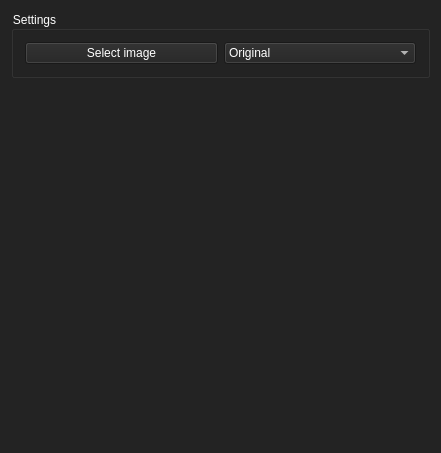
<?xml version="1.0" encoding="UTF-8"?>
<ui version="4.0">
 <class>MainWindow</class>
 <widget class="QMainWindow" name="MainWindow">
  <property name="geometry">
   <rect>
    <x>0</x>
    <y>0</y>
    <width>441</width>
    <height>453</height>
   </rect>
  </property>
  <property name="windowTitle">
   <string>Edge detection</string>
  </property>
  <property name="autoFillBackground">
   <bool>false</bool>
  </property>
  <property name="styleSheet">
   <string notr="true"/>
  </property>
  <widget class="QWidget" name="centralWidget">
   <property name="styleSheet">
    <string notr="true">background-color: #232323; color: white</string>
   </property>
   <layout class="QVBoxLayout" name="verticalLayout">
    <item>
     <widget class="QGroupBox" name="groupBox">
      <property name="title">
       <string>Settings</string>
      </property>
      <layout class="QHBoxLayout" name="horizontalLayout_2">
       <item>
        <widget class="QPushButton" name="pushButton">
         <property name="text">
          <string>Select image</string>
         </property>
        </widget>
       </item>
       <item>
        <widget class="QComboBox" name="comboBox">
         <property name="layoutDirection">
          <enum>Qt::LeftToRight</enum>
         </property>
         <property name="currentText">
          <string>Original</string>
         </property>
         <property name="currentIndex">
          <number>0</number>
         </property>
         <item>
          <property name="text">
           <string>Original</string>
          </property>
         </item>
         <item>
          <property name="text">
           <string>Canny</string>
          </property>
         </item>
         <item>
          <property name="text">
           <string>Sobel</string>
          </property>
         </item>
        </widget>
       </item>
      </layout>
     </widget>
    </item>
    <item>
     <widget class="QGraphicsView" name="image">
      <property name="styleSheet">
       <string notr="true">border-style: solid; border-width: 0</string>
      </property>
     </widget>
    </item>
   </layout>
  </widget>
 </widget>
 <layoutdefault spacing="6" margin="11"/>
 <resources/>
 <connections/>
</ui>
